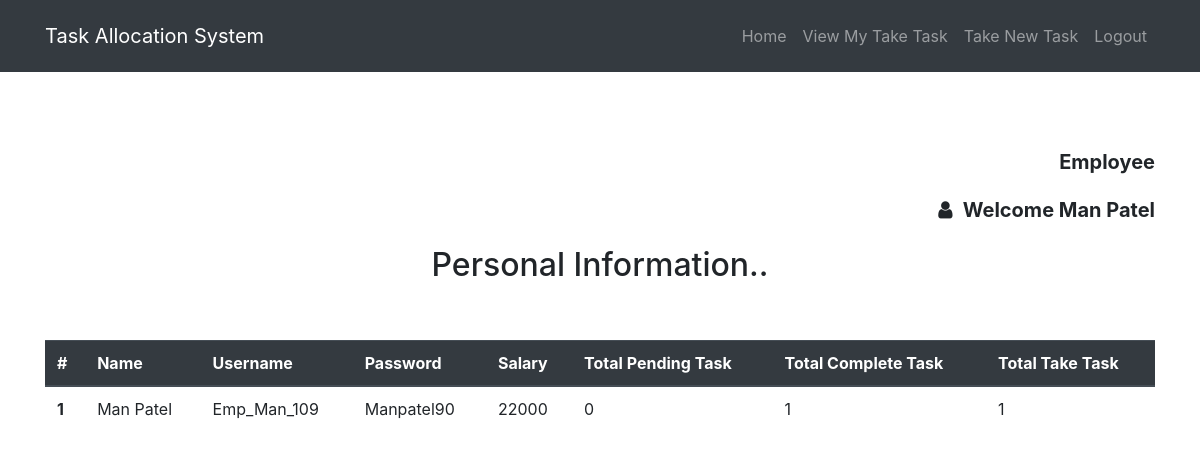
Screenshot of /Task_Allocation_System/Employee/index.php (signed in) with the database file from the repository.
### tables this page shows
CREATE TABLE IF NOT EXISTS `tbl_user` (
  `user_id` int(11) NOT NULL AUTO_INCREMENT,
  `name` varchar(50) NOT NULL,
  `username` varchar(50) NOT NULL,
  `password` varchar(32) NOT NULL,
  `role` varchar(10) NOT NULL,
  `salary` int(11) NOT NULL,
  `status` varchar(1) NOT NULL,
  PRIMARY KEY (`user_id`)
);

### Task_Allocation_System/Employee/index.php (the view, shortened to what this page needs)
<?php
if($_SESSION['username']!=NULL && $_SESSION['user']=="Employee")
{
?>
<html lang="en">
<head>
</head>
<body id="page-top">
    <?php
    include_once './header.php';
    ?>
    <?php
        include_once '../connectionDB.php';
        $user_id = $_SESSION['user_id'];
        $query = "SELECT * FROM tbl_user WHERE user_id = '$user_id'";
        $res = mysqli_query($conn, $query);
        while($row1 = mysqli_fetch_assoc($res))
        {
            $name =  $row1['name'];
            $role = $row1['role'];
        }
    ?>
  <section id="info">
        <div class="container">
            <h5 class="float-right"> <b> <?php echo $role; ?> </b></h5>
            <br><br>
            <h5 class="float-right"> <i class="fa fa-user"></i>&nbsp;<b> Welcome <?php echo $name; ?> </b></h5>
            <br><br>
            <h2 class="text-center">Personal Information..</h2>
            <br><br>
            <?php
                $query = "SELECT COUNT(t.status) as total FROM tbl_user as u INNER JOIN tbl_take_task as t ON u.user_id = t.user_id WHERE u.user_id = '$user_id' AND t.status = 'Pending'";
                $res = mysqli_query($conn, $query);
                while($row1 = mysqli_fetch_assoc($res))
                {
                    $pending =  $row1['total'];
                }
                $query = "SELECT COUNT(t.status) as total FROM tbl_user as u INNER JOIN tbl_take_task as t ON u.user_id = t.user_id WHERE u.user_id = '$user_id' AND t.status = 'Complete'";
                $res = mysqli_query($conn, $query);
                while($row1 = mysqli_fetch_assoc($res))
                {
                    $complete =  $row1['total'];
                }
                $query = "SELECT COUNT(t.task_id) as total FROM tbl_user as u INNER JOIN tbl_take_task as t ON u.user_id = t.user_id WHERE u.user_id = '$user_id'";
                $res = mysqli_query($conn, $query);
                while($row1 = mysqli_fetch_assoc($res))
                {
                    $total_task =  $row1['total'];
                }
                $sql = "SELECT * FROM tbl_user where role = 'Employee' and user_id = '$user_id'";
                if($result = mysqli_query($conn, $sql)){
                    if(mysqli_num_rows($result) > 0){
            ?>
            <table class="table">
                <thead class="thead-dark">
                  <tr>
                    <th scope="col">#</th>
                    <th scope="col">Name</th>
                    <th scope="col">Username</th>
                    <th scope="col">Password</th>
                    <th scope="col">Salary</th>
                    <th scope="col">Total Pending Task</th>
                    <th scope="col">Total Complete Task</th>
                    <th scope="col">Total Take Task</th>
                  </tr>
                </thead>
                <tbody>
                <?php
                $sr = 1;
                while($row = mysqli_fetch_array($result))
                {
                    echo "<tr>";
                        echo "<th>" . $sr . "</th>";
                        echo "<td>" . $row['name'] . "</td>";
                        echo "<td>" . $row['username'] . "</td>";
                        echo "<td>" . $row['password'] . "</td>";
                        echo "<td>" . $row['salary'] . "</td>";
                        echo "<td>" . $pending . "</td>";
                        echo "<td>" . $complete . "</td>";
                        echo "<td>" . $total_task . "</td>";
                    echo "</tr>";
                    $sr++;
                }
                ?>
                </tbody>
              </table>
            <?php
                } else{
                    echo "<p class='lead'><em>No records were found.</em></p>";
                }
            } else{
                echo "ERROR: Could not able to execute $sql. " . mysqli_error($$conn);
            }
            ?>
        </div>
  </section>
  <br><br><br>
</body>
</html>
<?php
}
 else {
    header("Location:../index.php");
}
?>

### rows the page displays
tbl_user: role "Employee", name "Man Patel", username "Emp_Man_109", password "Manpatel90", salary "22000", complete "1", total_task "1"
